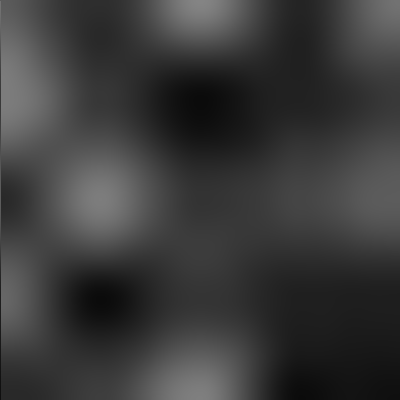
Frame 1 (no input)
Frame 60 (the mouse pressed at the canvas centre just before this capture): identical to frame 1, image omitted
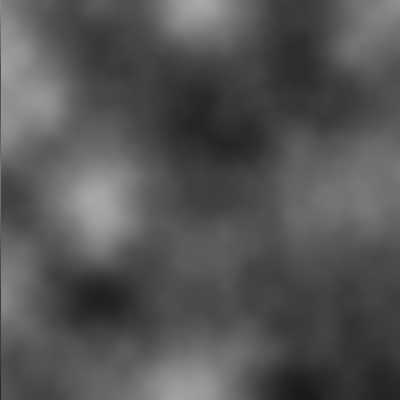
Frame 120 (the mouse held since frame 60 and released just before this capture)

The Processing sketch that drew these frames (run headless with seeded random() and noise(); from frame 60 on, the mouse is pressed at the canvas centre):

// Processing sketch: PerlinNoise2d
// ── PerlinNoise2d.pde
float start = 0;
float increment = .01;
void setup() {
	size(400, 400);
}

void draw() {
	loadPixels();
	var xOffset = start;
	var yOffset = start;
	noiseDetail(8, map(mouseX, 0, width, 0.1, 0.6));
	for(int i = 0; i < width*height; i++) {
		var random = noise(xOffset, yOffset, .02) * 255;
		var black = color(random, random, random);
		pixels[i] = black;
		if(i % width == 0) {
			xOffset = 0;
			yOffset += increment;
		}
		xOffset += increment;
	}
	updatePixels();
}
